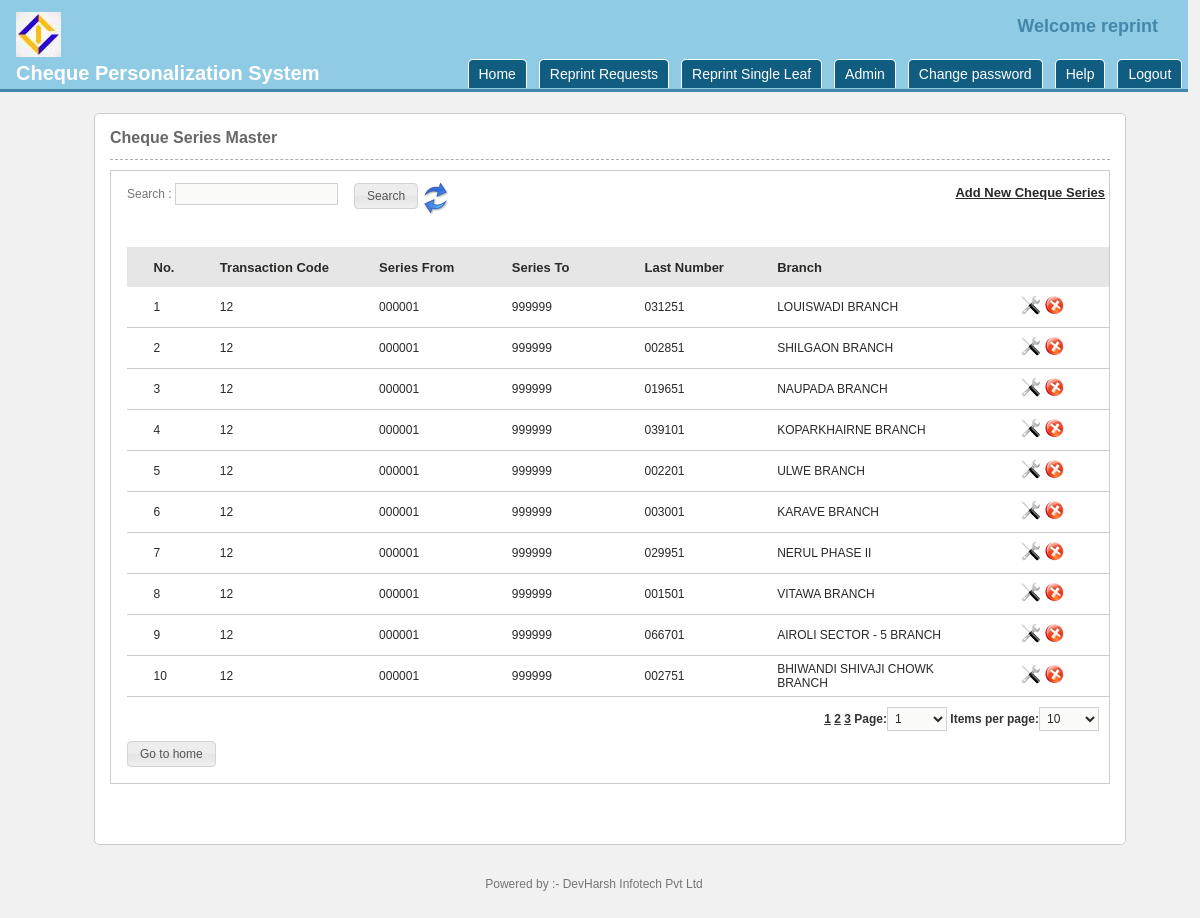
/manage_chequeseries.php (signed in), run on the app's committed database.
### tables this page shows
CREATE TABLE IF NOT EXISTS `tb_cps_settings` (
  `inputfolderpath` varchar(100) NOT NULL,
  `archivefolderpath` varchar(50) NOT NULL,
  `inputfileformat` varchar(20) NOT NULL,
  `inputfiledelimiter` varchar(15) NOT NULL,
  `outputfolderpath` varchar(100) NOT NULL,
  `outputfileformat` varchar(20) NOT NULL,
  `outputfiledelimiter` varchar(15) NOT NULL,
  `typeofprinter` varchar(20) NOT NULL,
  `printermodel` int(11) NOT NULL,
  `chk_taken_from` int(1) NOT NULL,
  `chk_no_from` int(6) unsigned zerofill NOT NULL,
  `chk_no_to` int(6) unsigned zerofill NOT NULL,
  `nooffailedpasswordattempt` int(11) NOT NULL,
  `password_expiry` int(11) NOT NULL,
  `homescreen_text` varchar(100) NOT NULL,
  `poweredby` varchar(100) NOT NULL,
  `banklogo` varchar(100) NOT NULL,
  `desktop_image` varchar(100) NOT NULL,
  `chq_Image` text NOT NULL,
  `country` varchar(5) NOT NULL,
  `help_employeeid` varchar(20) NOT NULL,
  `help_helplineno1` varchar(30) NOT NULL,
  `help_emailid` varchar(100) NOT NULL,
  `autolockminutes` int(11) NOT NULL,
  `help_contactperson` varchar(200) NOT NULL,
  `help_helplineno2` varchar(20) NOT NULL,
  `license_type` varchar(10) NOT NULL,
  `license_install_date` date NOT NULL,
  `license_period` int(2) NOT NULL,
  `license_end_date` date NOT NULL,
  `license_no_of_users` int(5) NOT NULL,
  `license_cheque_leaves` int(250) NOT NULL,
  `license_users_leaves` int(1) NOT NULL,
  `license_users_leaves_value` int(20) NOT NULL,
  `toner_leaves_capacity` int(11) DEFAULT NULL
);

CREATE TABLE IF NOT EXISTS `tb_cps_chequeseries` (
  `series_id` int(11) NOT NULL AUTO_INCREMENT,
  `series_transationcode` int(2) NOT NULL,
  `series_branchcode` int(3) NOT NULL,
  `serise_branchcode_branch` int(11) NOT NULL,
  `series_from` int(6) unsigned zerofill NOT NULL,
  `series_to` int(6) unsigned zerofill NOT NULL,
  `series_lastno` int(6) unsigned zerofill NOT NULL,
  `serise_Bank` int(3) NOT NULL,
  PRIMARY KEY (`series_id`)
);

CREATE TABLE IF NOT EXISTS `tb_branchdetails` (
  `branch_id` int(200) NOT NULL AUTO_INCREMENT,
  `branch_code` int(3) unsigned zerofill NOT NULL,
  `branch_name` varchar(100) NOT NULL,
  `branch_micr` varchar(20) NOT NULL,
  `branch_atparmicrcode` varchar(20) NOT NULL,
  `branch_address1` varchar(85) NOT NULL,
  `branch_address2` varchar(65) NOT NULL,
  `branch_address3` varchar(85) NOT NULL,
  `branch_country_id` int(3) NOT NULL DEFAULT '0',
  `branch_state_id` int(11) NOT NULL,
  `branch_city_id` int(11) NOT NULL,
  `branch_suburb_id` int(4) NOT NULL,
  `branch_pin` int(15) NOT NULL,
  `branch_telephone1` varchar(12) NOT NULL,
  `branch_telephone2` varchar(12) NOT NULL,
  `branch_contactperson1` varchar(50) NOT NULL,
  `branch_contactperson2` varchar(50) NOT NULL,
  `branch_contactpersonmobile1` varchar(50) NOT NULL,
  `branch_contactpersonmobile2` varchar(50) NOT NULL,
  `branch_email1` varchar(30) NOT NULL,
  `branch_email2` varchar(30) NOT NULL,
  `branch_holiday` varchar(20) NOT NULL,
  `branch_neftifsccode` varchar(20) NOT NULL,
  `branch_printers` text,
  `branch_working_hours` float NOT NULL,
  `branch_clearingthrough` tinyint(1) NOT NULL DEFAULT '0',
  `branch_clearingcenter` tinyint(1) NOT NULL DEFAULT '0',
  `clr_bank_code` varchar(15) NOT NULL,
  `clr_bank_city` int(5) NOT NULL,
  `branch_City_Code` int(3) unsigned zerofill NOT NULL,
  `branch_Services` varchar(100) NOT NULL,
  `branch_reg_busi_hrs` varchar(100) NOT NULL,
  `branch_half_busi_hrs` varchar(100) NOT NULL,
  `branch_sunday_working` varchar(100) NOT NULL,
  `branch_tollfree_no` varchar(20) NOT NULL,
  PRIMARY KEY (`branch_id`)
);

### global.php (called while the page is built, shortened)
<?php session_start();
	if (!isset($nodb)) {
		require_once(ROOT_CLASSES.'mysql.class.php');
	}
	require_once('functions.php');
	$host = 'localhost';
	$user = 'root';
	$pass = '';
	$name = 'db_gpb';
	if (!isset($nodb)) {
		$db = new db($user,$pass,$name,$host);
	}
?>

### classes/mysql.class.php (called while the page is built, shortened)
<?php
	class db {
		function db($dbuser, $dbpassword, $dbname, $dbhost) {
			$this->dbh = @mysql_connect($dbhost,$dbuser,$dbpassword);
		}
		function query($query, $output = OBJECT, $insID = false)  {
			$this->last_result = null;
			$this->result = mysql_query($query,$this->dbh);
			if ( mysql_error() ) {
				$this->print_error();
			}
			else {
				if ( $this->result ) {
					$i=0;
					$this->get_colCount = @mysql_num_fields($this->result);
					$i=0;
					while ( $row = @mysql_fetch_object($this->result) ) {
						$this->last_result[$i] = $row;
						$i++;
					}
					if ($insID) {
						return mysql_insert_id($this->dbh);
					}
					else if ( $i ) {
						return true;
					}
					else {
						return false;
					}
				}
			}
		}
		function get_row($query=null,$y=0,$output=OBJECT)
		{
			if ( $query ) {
				$this->query($query);
			}
			if ( $output == OBJECT ) {
				return $this->last_result[$y]?$this->last_result[$y]:null;
			}
			elseif ( $output == ARRAY_A ) {
				return $this->last_result[$y]?stripslashes(get_object_vars($this->last_result[$y])):null;
			}
			elseif ( $output == ARRAY_N ) {
				return $this->last_result[$y]?stripslashes(array_values(get_object_vars($this->last_result[$y]))):null;
			}
			else {
				$this->print_error(" \$db->get_row(string query,int offset,output type) -- Output type must be one of: OBJECT, ARRAY_A, ARRAY_N ");
			}
		}
		function get_results($query=null, $output = OBJECT) {
			if ( $query ) {
				$this->query($query);
			}
			if ( $output == OBJECT ) {
				return $this->last_result;
			}
		}
	}
?>

### functions.php (called while the page is built, shortened)
<?php require_once('global.php');
function authentication_groups_pemissions($pagename,$type="",$permissionread="",$permissionwrite="",$permissionedit="")
{
	return true;
}
?>

### manage_chequeseries.php (the view, shortened to what this page needs)
<?php
require_once('global.php');
require_once('classes/paginator.class.php');
if (isset($_REQUEST['searchterm']) && !empty($_REQUEST['searchterm'])) {
	$sql = "SELECT c.series_id,c.series_branchcode,c.series_from,c.series_to,c.series_lastno,c.serise_Bank,c.series_transationcode,bk.bank_name, br.branch_name FROM tb_cps_chequeseries c inner join tb_branchdetails br on c.series_branchcode = br.branch_id inner join tb_bankdetails bk on c.serise_Bank = bk.bank_id where c.series_transationcode = '" . GetSQLValueString($_REQUEST['searchterm'], "text") . "' or bk.bank_name like '%" . GetSQLValueString($_REQUEST['searchterm'], "text") . "%' or br.branch_name like '%" . GetSQLValueString($_REQUEST['searchterm'], "text") . "%'";
	$sql .= " order by br.branch_name asc";
} else {
	$sql = "SELECT c.series_id,c.series_branchcode,c.series_from,c.series_to,c.series_lastno,c.serise_Bank,c.series_transationcode,bk.bank_name, br.branch_name FROM tb_cps_chequeseries c inner join tb_branchdetails br on c.series_branchcode = br.branch_id inner join tb_bankdetails bk on c.serise_Bank = bk.bank_id ";
	$sql .= " order by series_id asc";
}
$res_sql = $db->get_results($sql);
$pages = new Paginator;
$pages->items_total = count($res_sql);
$pages->mid_range = 7;
$pages->limit = 10;
$pages->default_ipp = 10;
$pages->paginate();
$sql_with_paging = $sql . " $pages->limit ";
$i = ($pages->current_page - 1) * $pages->items_per_page;
?>
<!DOCTYPE html PUBLIC "-//W3C//DTD XHTML 1.0 Strict//EN" "http://www.w3.org/TR/xhtml1/DTD/xhtml1-strict.dtd">
<html xmlns="http://www.w3.org/1999/xhtml">
<head>
	<link rel="stylesheet" href="css/stylecss.css" type="text/css" />
	<?php include('includes.php'); ?>
</head>
<body>
	<?php require_once('header.php'); ?>
	<div id="formdiv">
		<div id="formheading">Cheque Series Master</div>
		<div id="formfields">
			<table width="100%" border="0" cellspacing="0" cellpadding="0"
				style="border:1px solid; border-color:#cccccc;">
				<tr>
					<td width="100%" style="padding-left:16px;" height="60px" align="left" valign="middle">
						<form id="frmsearch" name="frmsearch" action="<?php echo $_SERVER['PHP_SELF']; ?>" method="get">
							<div class="searchdiv">
								<div style="float:left"><label>Search :
										<input id="searchterm" name="searchterm" class="formelement" type="text" />
								</div>
								<div style="float:left">
									&nbsp;&nbsp;&nbsp; <input type="submit" name="search" id="search" value="Search" />
								</div>
								<div style="float:left">
									<a href="manage_chequeseries.php"><img src="images/refresh.png" alt="Refresh"></a>
								</div>
								<div style="float:right">
									<?php if (authentication_groups_pemissions($page_name, "", "Y", "Y", "")): ?>
										<a href="add_chequeseries.php" class="formtitlehead"
											style="text-decoration:underline">Add New Cheque Series</a>&nbsp;
									<?php endif; ?>
								</div>
							</div>
						</form>
					</td>
				</tr>
				<tr>
					<td align="left" valign="top" style="padding-left:16px; padding-top:16px; padding-bottom:16px">
						<table width="100%" border="0" cellspacing="0" cellpadding="0">
							<tr>
								<td width="100%" align="left">
									<table width="100%" border="0" cellspacing="0" cellpadding="0" id="categorytable">
										<thead>
											<tr class="formtitlehead" style="background-color:#E6E6E6">
												<th width="2%" style="height:40px" align="left">&nbsp;</th>
												<th width="5%" align="left">No.</th>
												<th width="12%" align="left">Transaction Code</th>
												<th width="10%" align="left">Series From</th>
												<th width="10%" align="left">Series To</th>
												<th width="10%" align="left">Last Number</th>
												<th width="15%" align="left">Branch</th>
												<th width="10%">&nbsp;</th>
											</tr>
										</thead>
										<tbody>
											<?php if ($res_cat = $db->get_results($sql_with_paging)) {
												foreach ($res_cat as $row) {
													?>
													<tr class="alternate" id="row_<?php echo $row->series_id; ?>"
														style="border-bottom:1px solid #ccc">
														<td style="border-bottom:1px solid #ccc; height:40px" align="left"
															valign="middle"></td>
														<td style="border-bottom:1px solid #ccc" align="left" valign="middle"
															class="formtitle">
															<?php echo ++$i; ?>
														</td>
														<td style="border-bottom:1px solid #ccc" align="left" valign="middle"
															class="formtitle">
															<?php echo stripslashes($row->series_transationcode); ?>
														</td>
														<td style="border-bottom:1px solid #ccc" align="left" valign="middle"
															class="formtitle">
															<?php echo stripslashes($row->series_from); ?>
														</td>
														<td style="border-bottom:1px solid #ccc" align="left" valign="middle"
															class="formtitle">
															<?php echo stripslashes($row->series_to); ?>
														</td>
														<td style="border-bottom:1px solid #ccc" align="left" valign="middle"
															class="formtitle">
															<?php echo stripslashes($row->series_lastno); ?>
														</td>
														<td style="border-bottom:1px solid #ccc" align="left" valign="middle"
															class="formtitle">
															<?php echo stripslashes($row->branch_name); ?>
														</td>
														<td style="border-bottom:1px solid #ccc" align="center" valign="middle">
															<a
																href="<?php echo ADMIN_ROOT; ?>edit_chequeseries.php?todo=edit&id=<?php echo $row->series_id; ?>"><img
																	src="<?php echo ADMIN_IMAGES; ?>icon_edit.png" title="Edit"
																	border="0" /></a>
															<img id="<?php echo $row->series_id; ?>"
																src="<?php echo ADMIN_IMAGES; ?>icon_delete.png" width="20"
																height="19" border="0" class="remove pointer" title="Remove" />
														</td>
													</tr>
												<?php }
											} else { ?>
												<tr>
													<td colspan="5" class="formtitle">No cheque series added.</td>
												</tr>
											<?php } ?>
										</tbody>
									</table>
								</td>
							</tr>
							<tr>
								<td width="100%" colspan="10">
									<div id="divpaging">
										<div id="pager1" class="paging">
											<?php
											echo $pages->display_pages();
											echo $pages->display_jump_menu();
											echo $pages->display_items_per_page();
											?>
										</div>
									</div>
								</td>
							</tr>
							<tr>
								<td width="100%" colspan="10">
									<input type="button" name="submit3" id="submit3" value="Go to home"
										class="submitbutton" onClick="window.location.href='home.php'" />
								</td>
							</tr>
						</table>
					</td>
				</tr>
			</table>
		</div>
	</div>
	</div>
	</div>
	</div>
	<?php require_once('footer.php'); ?>
</body>
</html>

### header.php (shortened to what this page needs)
<div id="topdivlogo">
<div id="titlediv">
<?php
$sql = "select banklogo,chk_no_from,chk_no_to,chk_taken_from from tb_cps_settings";
$row_setting = $db->get_row($sql);
if(!empty($row_setting->banklogo)): ?>
<img src = "images/<?php echo $row_setting->banklogo; ?>" rel="" />	<br/>
<?php endif;?>
Cheque Personalization System</div>
<div class="welcomeuser" style="float:right; margin-right:30px; margin-top:16px;">Welcome <?php echo $_SESSION['admin_username']; ?></div>
<div class="topright-menu">
	<div id="moonmenu" class="sub" >
		<ul>
			<li id="home"><a href="home.php" >Home</a></li>
			<?php if($_SESSION['user_type']==1){ ?>
			<li><a href="processreprintrequest.php">Reprint Requests</a></li>
			<li><a href="processsingleleaf.php">Reprint Single Leaf</a></li>
			<?php } ?>
			<li><a href="" rel="dropmenu6_e" <?php echo authentication_groups_pemissions("Admin","menu","Y");?> >Admin</a></li>
			<li><a href="changepassword.php">Change password</a></li>
			<li><a href="help.php">Help</a></li>
			<li><a href="logout.php">Logout</a></li>
		</ul>
	</div>
</div>
</div>
	<div id="innerpage-maindiv">
    	<div class="clear">&nbsp;</div>
    	<div class="middle-maindiv">
        	<div class="middlesubdiv">

### data on the page
tb_cps_settings: banklogo (picture)
tb_cps_chequeseries: series_transationcode "12", series_from "000001", series_to "999999", series_lastno "031251", tb_branchdetails.branch_name "LOUISWADI BRANCH"
tb_cps_chequeseries: series_transationcode "12", series_from "000001", series_to "999999", series_lastno "002851", tb_branchdetails.branch_name "SHILGAON BRANCH"
tb_cps_chequeseries: series_transationcode "12", series_from "000001", series_to "999999", series_lastno "019651", tb_branchdetails.branch_name "NAUPADA BRANCH"
tb_cps_chequeseries: series_transationcode "12", series_from "000001", series_to "999999", series_lastno "039101", tb_branchdetails.branch_name "KOPARKHAIRNE BRANCH"
tb_cps_chequeseries: series_transationcode "12", series_from "000001", series_to "999999", series_lastno "002201", tb_branchdetails.branch_name "ULWE BRANCH"
tb_cps_chequeseries: series_transationcode "12", series_from "000001", series_to "999999", series_lastno "003001", tb_branchdetails.branch_name "KARAVE BRANCH"
tb_cps_chequeseries: series_transationcode "12", series_from "000001", series_to "999999", series_lastno "029951", tb_branchdetails.branch_name "NERUL PHASE II"
tb_cps_chequeseries: series_transationcode "12", series_from "000001", series_to "999999", series_lastno "001501", tb_branchdetails.branch_name "VITAWA BRANCH"
tb_cps_chequeseries: series_transationcode "12", series_from "000001", series_to "999999", series_lastno "066701", tb_branchdetails.branch_name "AIROLI SECTOR - 5 BRANCH"
tb_cps_chequeseries: series_transationcode "12", series_from "000001", series_to "999999", series_lastno "002751", tb_branchdetails.branch_name "BHIWANDI SHIVAJI CHOWK BRANCH"

### other printed values
$_SESSION['admin_username'] "reprint"
$poweredby "DevHarsh Infotech Pvt Ltd"
form field value "1"
form field value "10"
